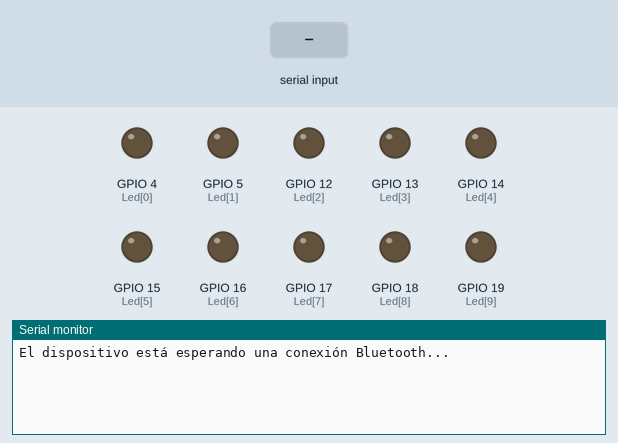
This sketch was run on a simulated ESP32. On the bench: output pins drawn as LEDs (lit = HIGH), the last lines printed to the serial monitor. The inputs (shaded band) are chosen by the test bench. Nothing arrives over Bluetooth unless stated.

Above: at 1.2 s.
1.3 s: "90,45\n" received over the second serial link
At 2.0 s:
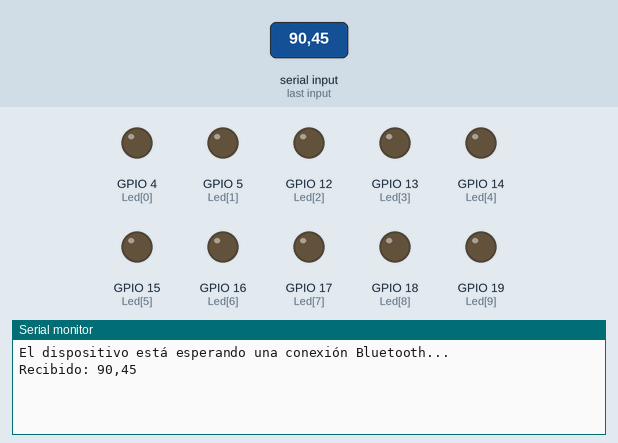
2.8 s: "5\n" received over the second serial link
At 3.5 s:
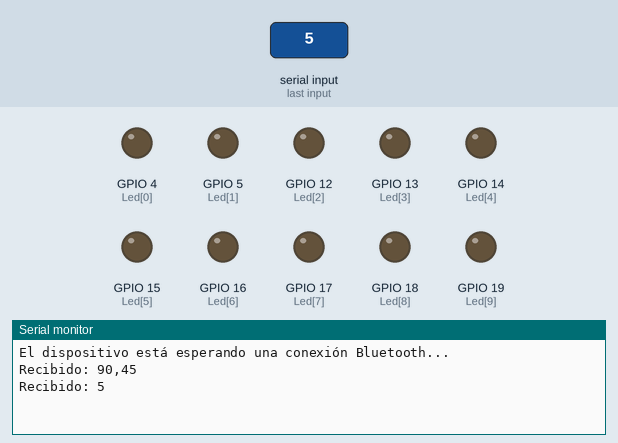
4.3 s: "e90\n" received over the second serial link
At 5.5 s:
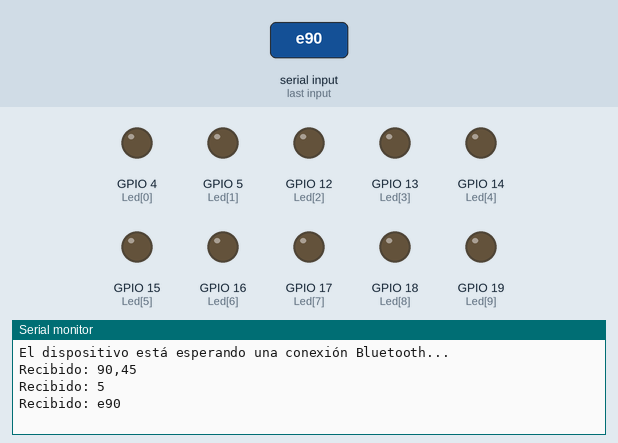

The sketch:

codigo_maqueta.ino
```cpp
#include "BluetoothSerial.h"

BluetoothSerial SerialBT;

#define CantidadLed 10
int Led[CantidadLed] = {4, 5, 12, 13, 14, 15, 16, 17, 18, 19};
boolean EstadoLed[CantidadLed] = {false, false, false, false, false, false, false, false, false, false};

void setup() {
  Serial.begin(115200);

  for (int i = 0; i < CantidadLed; i++) {
    pinMode(Led[i], OUTPUT);
    digitalWrite(Led[i], LOW);
  }

  SerialBT.begin("ESP32_LED_Control"); // Nombre del dispositivo Bluetooth
  Serial.println("El dispositivo está esperando una conexión Bluetooth...");
}

void loop() {
  if (SerialBT.available()) {
    String message = SerialBT.readStringUntil('\n');
    Serial.print("Recibido: ");
    Serial.println(message);

    if (message.length() > 1) {
      int ID = message[0] - '0';
      char Estado = message[1];

      if (Estado == 'e') {
        EstadoLed[ID] = true;
        Serial.println("Encendido");
      } else if (Estado == 'a') {
        EstadoLed[ID] = false;
        Serial.println("Apagado");
      } else if (Estado == 'c') {
        EstadoLed[ID] = !EstadoLed[ID];
        Serial.println("Cambio");
      }

      if (EstadoLed[ID]) {
        digitalWrite(Led[ID], HIGH);
      } else {
        digitalWrite(Led[ID], LOW);
      }
    }
  }
  delay(20);
}
```

Measured:
- after the input at 1.3 s, the serial monitor: prints a new line at once (image 1)
- after the input at 2.8 s, the serial monitor: prints a new line at once (image 2)
- after the input at 4.3 s, the serial monitor: prints a new line at once (image 3)
